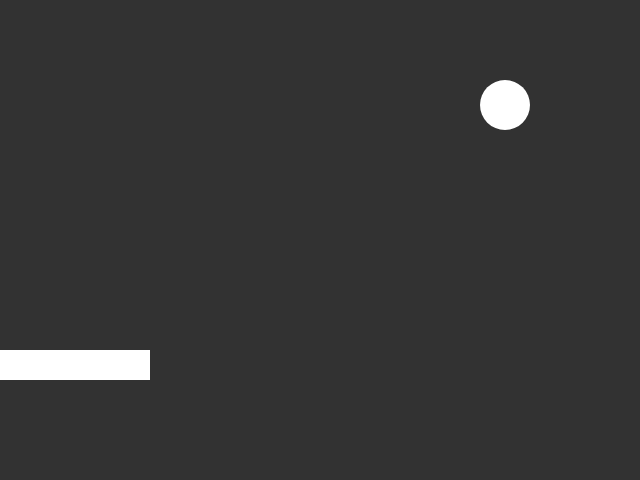
Frame 1 (no input)
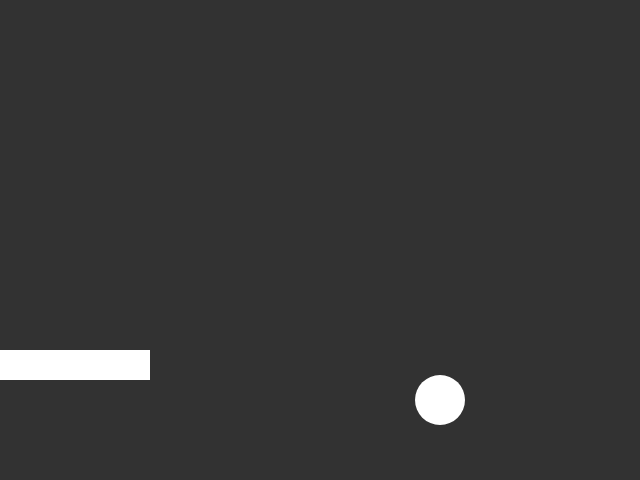
Frame 60 (no input)
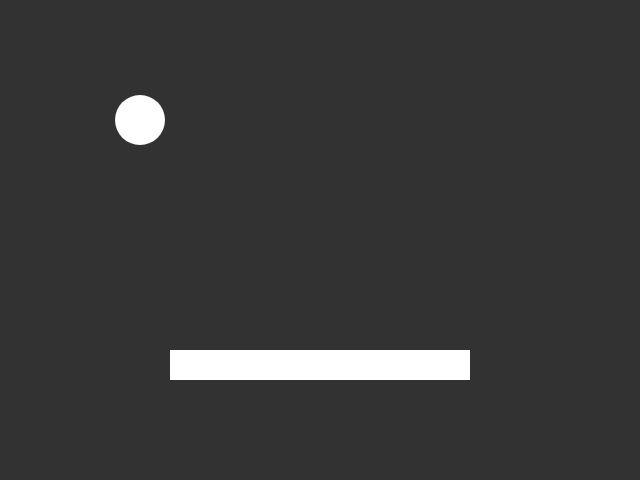
Frame 120 (the mouse pressed at the canvas centre since frame 60)

The p5.js sketch that drew these frames (run headless with seeded random() and noise() and a simulated clock; from frame 60 on, the mouse is pressed at the canvas centre):

// p5.js sketch
// ── sketch.js
// challenge_2.js

// In this challenge a ball bounces around the screen.
// The ball bounces when it hits the side of the canvas
// and when it hits a mouse controlled paddle.

// This challenge contains multiple syntax, runtime, and
// logical errors. Find and fix the errors to make it work.


// ball: a data object to hold info about the ball
var ball = {
	x: 500,
	y: 100,
	speedX: 5,
	speedY: 5,
	radius: 25
};


// paddle: a data object to hold info about the ball
var paddle = {
	x: 0,
	y: 350,
	width: 300,
	height: 30,
};


// setup: called by p5 once at startup
function setup() {
	createCanvas(640, 480);
	noStroke();
}


// draw: called by p5 repeatedly to draw the game
function draw() {

	//////////////////////////////
	// update

	updateBall();
	paddle.x = mouseX;


	//////////////////////////////
	// draw


	background(50, 50, 50);

	ellipse(ball.x, ball.y, ball.radius * 2, ball.radius * 2);
	rect(paddle.x - paddle.width * 0.5, paddle.y, paddle.width, paddle.height);

}


// updateBall: move the ball, then detect and respond to collisions
function updateBall()
{
	// change position
	ball.x = ball.x + ball.speedX;
	ball.y = ball.y + ball.speedY;


	// don't let the ball go through the walls

	// right
	if (ball.x > width - ball.radius) {
		ball.speedX = -ball.speedX;
	}

	// bottom
	if (ball.y > height - ball.radius) {
		ball.speedY = -ball.speedY;
	}

	// left
	if (ball.x < 0 + ball.radius) {
		ball.speedX = -ball.speedX;
	}

	// top
	if (ball.y < 0 + ball.radius) {
		ball.speedY = -ball.speedY;
	}

	// check for a *collision* between the ball and the paddle
	// look up the && operator

	if (ball.x > (paddle.x - paddle.width * 0.5) && ball.x < (paddle.x + paddle.width * 0.5) && ball.y > paddle.y - ball.radius) {
		if (ball.speedY > 0) {
			ball.speedY = -ball.speedY;
		}
	}
}
